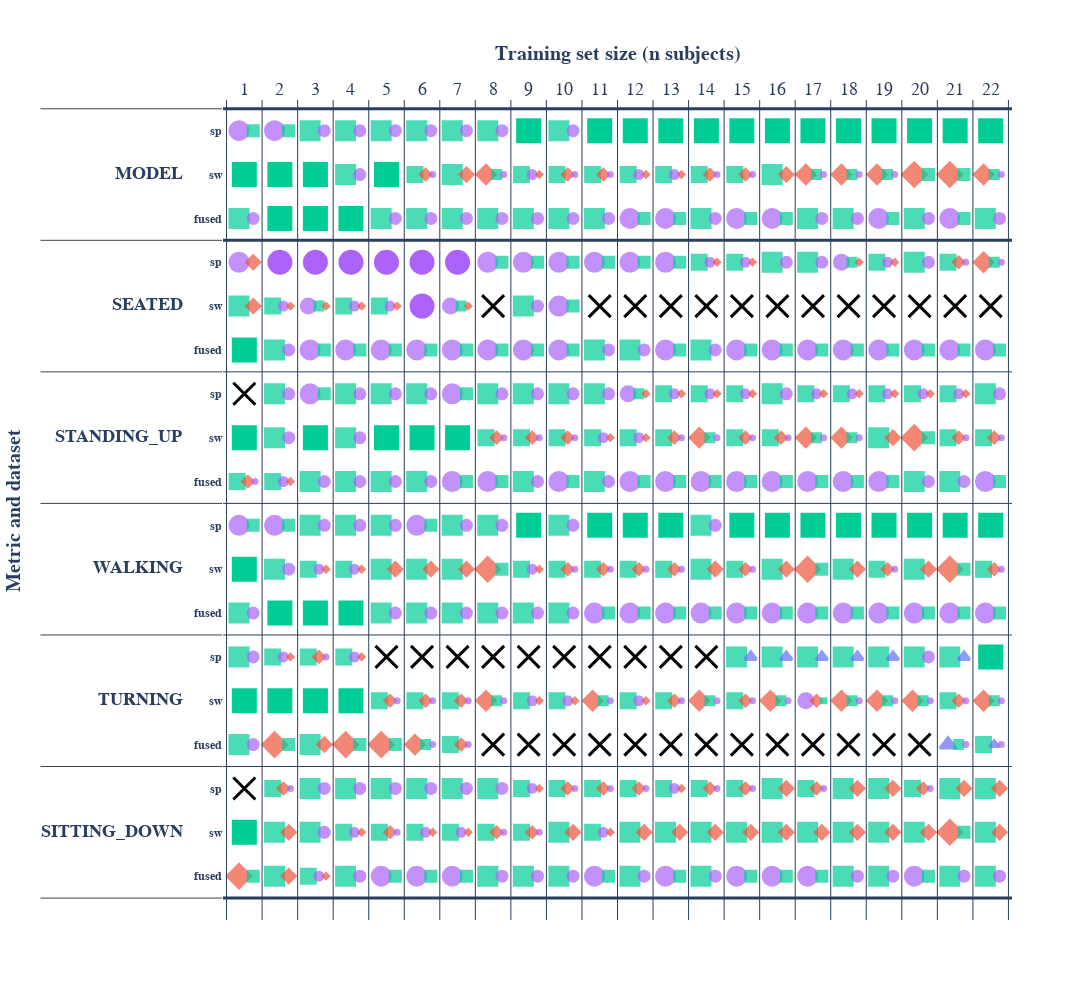

Notebook code for this chart:
### Markdown cell above
## Visual representation

The following figure summarises the previous tables. Each model is represented by a shape:

- **MLP**: blue **triangle**
- **CNN**: green **square**
- **LSTM**: red **diamond**
- **CNN-LSTM**: purple **circle**

In the figure, there is one or several of these icons for each metric and datasource and training set size (number of subjects). Here are the possible scenarios:

- A single icon: the model represented by the icon obtained the statistically best results.
- _N_ icons: the models represented by the _N_ icons obtained the statistically best results. The _N_ models are ordered by best absolute mean accuracy/F1-score from left to right.
- A cross: no significant differeces were observed among models.

### Code cell
sources_results = {
    TargetFilter.MODEL: models_overlall_tests, 
    TargetFilter.SEATED: models_seated_tests, 
    TargetFilter.STANDING_UP: models_standing_tests, 
    TargetFilter.WALKING: models_walking_tests, 
    TargetFilter.TURNING: models_turning_tests, 
    TargetFilter.SITTING_DOWN: models_sitting_tests
}

best_sources = obtain_best_items(sources_results, MODELS, SOURCES)
significance_sources = load_best_significant(SIGNIFICANCE_FILE)

best_models_fig = plot_visual_comparison(best_sources, significance_sources, MODELS, SOURCES, yaxis_conf={'title': 'dataset', 'range': [18, -0.7]})
best_models_fig
